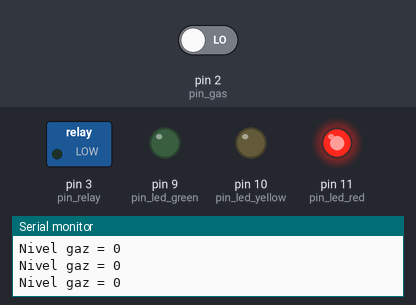
Simulated run of this sketch. Board: Arduino Uno, built with avr-gcc and run on an emulated ATmega328P. Parts: switched loads named in the sketch (green lamp = pin HIGH), output pins drawn as LEDs (lit = HIGH), the last lines printed to the serial monitor. Inputs (shaded band) come from the test bench; at power-on: pin 2 (pin_gas) LOW. Pins used as bus, display or sensor lines are not drawn.

Above: at 1.2 s.
1.3 s: pin 2 (pin_gas) driven HIGH
At 2.4 s:
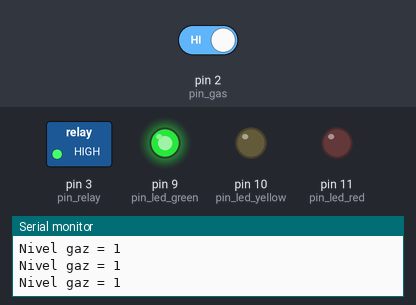
2.9 s: pin 2 (pin_gas) driven LOW
At 3.7 s:
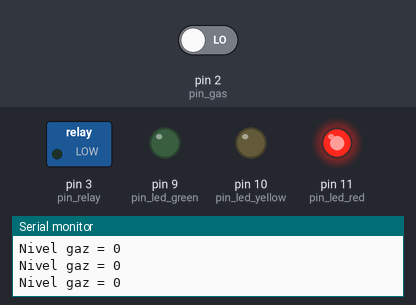
Timing chart, 0 to 5.9 s (numbered marks = the images above; inputs shaded):
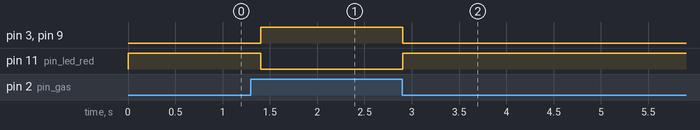

The sketch:

proiect_PM.ino
```cpp
#define pin_gas 2
  #define pin_relay 3
  #define pin_buzzer 4
  #define pin_led_green 9
  #define pin_led_yellow 10
  #define pin_led_red 11

  void set_yellow_color() {
    digitalWrite(pin_led_yellow, HIGH);
    digitalWrite(pin_led_red, LOW);
    digitalWrite(pin_led_green, LOW);
  }
  void set_green_color() {
    digitalWrite(pin_led_yellow, LOW);
    digitalWrite(pin_led_red, LOW);
    digitalWrite(pin_led_green, HIGH);
  }
  void set_red_color() {
    digitalWrite(pin_led_yellow, LOW);
    digitalWrite(pin_led_red, HIGH);
    digitalWrite(pin_led_green, LOW);
  }
  void turn_off_led() {
    digitalWrite(pin_led_yellow, LOW);
    digitalWrite(pin_led_red, LOW);
    digitalWrite(pin_led_green, LOW);
  }

  void setup() {
    pinMode(pin_gas, INPUT);
    pinMode(pin_relay, OUTPUT);
    pinMode(pin_buzzer, OUTPUT);
    pinMode(pin_led_green, OUTPUT);
    pinMode(pin_led_yellow, OUTPUT);
    pinMode(pin_led_red, OUTPUT);

    noTone(pin_buzzer);
    turn_off_led();
    digitalWrite(pin_relay, HIGH);

    Serial.begin(9600);
  }

bool getGasLevel() {
  bool status = digitalRead(pin_gas);
  Serial.print("Nivel gaz = ");
  Serial.println(status);
  return status;
}

void loop() {

  bool gasLevel = getGasLevel();

  if (gasLevel == 0) {
    set_red_color();
    digitalWrite(pin_relay, LOW);
    for(int i = 0; i < 10; i++) {
      digitalWrite(pin_buzzer, HIGH);
      delay(10);
    }
    digitalWrite(pin_buzzer, LOW);
  } else {
    digitalWrite(pin_relay, HIGH);
    set_green_color();
  }
    delay(100);
}
```

Measured:
- after the input at 1.3 s, pin 3 (pin_relay), pin 9 (pin_led_green): LOW → HIGH after 0.10 s; pin 11 (pin_led_red): HIGH → LOW after 0.10 s
- after the input at 2.9 s, pin 3 (pin_relay), pin 9 (pin_led_green): HIGH → LOW at once; pin 11 (pin_led_red): LOW → HIGH at once
